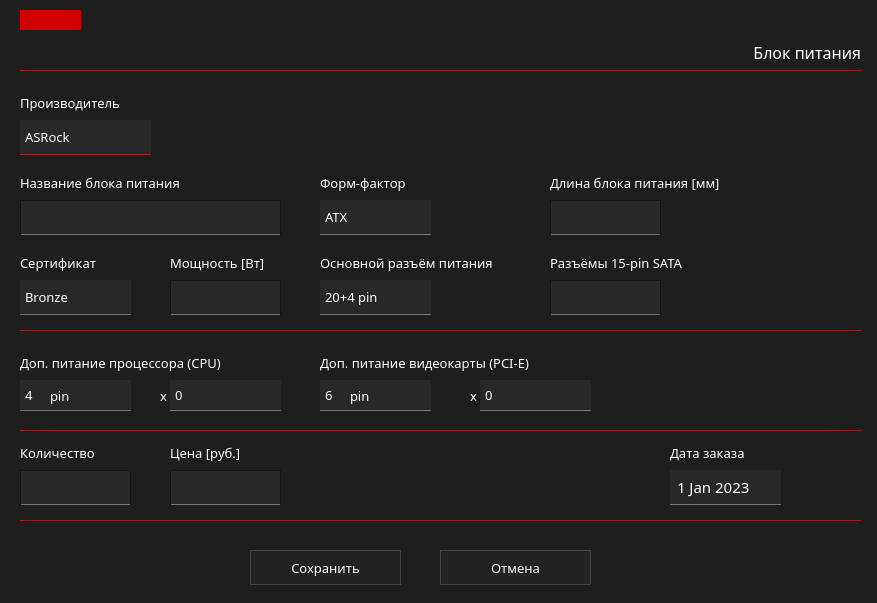
<?xml version="1.0" encoding="UTF-8"?>
<ui version="4.0">
 <class>addChPowerWidg</class>
 <widget class="QWidget" name="addChPowerWidg">
  <property name="geometry">
   <rect>
    <x>0</x>
    <y>0</y>
    <width>877</width>
    <height>603</height>
   </rect>
  </property>
  <property name="windowTitle">
   <string>Form</string>
  </property>
  <property name="windowIcon">
   <iconset>
    <normaloff>../../images/win_add_icon.png</normaloff>../../images/win_add_icon.png</iconset>
  </property>
  <property name="styleSheet">
   <string notr="true">QWidget
{
    background: rgb(30, 30, 30);
	color: white;
}
</string>
  </property>
  <widget class="QLabel" name="lbPinCpu">
   <property name="geometry">
    <rect>
     <x>20</x>
     <y>350</y>
     <width>281</width>
     <height>25</height>
    </rect>
   </property>
   <property name="font">
    <font>
     <family>Montserrat SemiBold</family>
     <pointsize>10</pointsize>
    </font>
   </property>
   <property name="styleSheet">
    <string notr="true">border:0px;</string>
   </property>
   <property name="text">
    <string>Доп. питание процессора (CPU)</string>
   </property>
  </widget>
  <widget class="QPushButton" name="btnSave">
   <property name="geometry">
    <rect>
     <x>250</x>
     <y>550</y>
     <width>151</width>
     <height>35</height>
    </rect>
   </property>
   <property name="font">
    <font>
     <family>Montserrat Medium</family>
     <pointsize>10</pointsize>
    </font>
   </property>
   <property name="styleSheet">
    <string notr="true">QPushButton{
	border:1px solid rgb(70,70,70);
	background-color: rgb(35,35,35);
	color: #fffafa;
}

QPushButton::hover
{
	border:1px;
	background-color: rgb(60,60,60);
	border-bottom: 1px solid rgb(0, 255, 8);
}
</string>
   </property>
   <property name="text">
    <string>Сохранить</string>
   </property>
  </widget>
  <widget class="QLineEdit" name="lePrice">
   <property name="geometry">
    <rect>
     <x>170</x>
     <y>470</y>
     <width>111</width>
     <height>35</height>
    </rect>
   </property>
   <property name="font">
    <font>
     <family>Montserrat Medium</family>
     <pointsize>10</pointsize>
    </font>
   </property>
   <property name="styleSheet">
    <string notr="true">QLineEdit{
	padding-left: 5px;
	border: 1px solid rgb(20,20,20);
	background-color: rgb(40,40,40);
	border-bottom: 1px solid  rgb(120,120,120);
	selection-background-color: rgb(105, 0, 0);
}

QLineEdit:hover{
	background-color: rgb(55,55,55);
	border-bottom: 1px solid  red;
}</string>
   </property>
   <property name="inputMask">
    <string/>
   </property>
  </widget>
  <widget class="QComboBox" name="cbCertificate">
   <property name="geometry">
    <rect>
     <x>20</x>
     <y>280</y>
     <width>111</width>
     <height>35</height>
    </rect>
   </property>
   <property name="font">
    <font>
     <family>Montserrat Medium</family>
     <pointsize>10</pointsize>
    </font>
   </property>
   <property name="styleSheet">
    <string notr="true">QComboBox{
	background-color: rgb(40,40,40);
	border: 1px;
	border-bottom: 1px solid rgb(120,120,120);
	padding-left: 5px;
	selection-background-color: rgb(105, 0, 0);
}

QComboBox QListView{
	border: 1px solid red;
	padding-left: 5px;
	selection-background-color: rgb(105, 0, 0);
}

QComboBox:hover{
	background-color: rgb(55,55,55);
	border-bottom: 1px solid red;
}

QComboBox::down-arrow:hover {
border-image: url(&quot;E:/pcconf/images/down-arrow.png&quot;);
width: 17px;
height: 17px;
margin-right: 5px;
}

QComboBox::drop-down{
border: 0px;
}

QComboBox::down-arrow {
border-image: url(&quot;E:/pcconf/images/down-arrow-gray.png&quot;);
width: 17px;
height: 17px;
margin-right: 5px;
}

QComboBox::down-arrow:on {
	border-image: url(&quot;E:/pcconf/images/up-arrow.png&quot;);
	width: 17px;
	height: 17px;
	margin-right: 5px;
}

QComboBox:on{
border: 2px solid rgb(100,0,0);
}

QComboBox QAbstractItemView {
	background: rgb(250, 250, 250);
	border-width: 1px;
	border-style: solid;
	border-color: rgb(235, 235, 235);
	selection-background-color: rgb(240, 240, 240);
	selection-color: rgb(25, 25, 25);
}
</string>
   </property>
   <property name="editable">
    <bool>false</bool>
   </property>
   <property name="iconSize">
    <size>
     <width>20</width>
     <height>20</height>
    </size>
   </property>
   <property name="duplicatesEnabled">
    <bool>false</bool>
   </property>
   <property name="frame">
    <bool>false</bool>
   </property>
   <property name="modelColumn">
    <number>0</number>
   </property>
   <item>
    <property name="text">
     <string>Bronze</string>
    </property>
   </item>
   <item>
    <property name="text">
     <string>Gold</string>
    </property>
   </item>
   <item>
    <property name="text">
     <string>Platinum</string>
    </property>
   </item>
   <item>
    <property name="text">
     <string>Silver</string>
    </property>
   </item>
   <item>
    <property name="text">
     <string>Standart</string>
    </property>
   </item>
   <item>
    <property name="text">
     <string>Titanium</string>
    </property>
   </item>
   <item>
    <property name="text">
     <string>нет</string>
    </property>
   </item>
  </widget>
  <widget class="QLabel" name="lbComplect">
   <property name="geometry">
    <rect>
     <x>690</x>
     <y>40</y>
     <width>171</width>
     <height>25</height>
    </rect>
   </property>
   <property name="font">
    <font>
     <family>Montserrat SemiBold</family>
     <pointsize>12</pointsize>
    </font>
   </property>
   <property name="styleSheet">
    <string notr="true">border:0px;</string>
   </property>
   <property name="text">
    <string>Блок питания</string>
   </property>
   <property name="alignment">
    <set>Qt::AlignRight|Qt::AlignTrailing|Qt::AlignVCenter</set>
   </property>
  </widget>
  <widget class="QLabel" name="lbPinMain">
   <property name="geometry">
    <rect>
     <x>320</x>
     <y>250</y>
     <width>201</width>
     <height>25</height>
    </rect>
   </property>
   <property name="font">
    <font>
     <family>Montserrat SemiBold</family>
     <pointsize>10</pointsize>
    </font>
   </property>
   <property name="styleSheet">
    <string notr="true">border:0px;</string>
   </property>
   <property name="text">
    <string>Основной разъём питания</string>
   </property>
  </widget>
  <widget class="QLabel" name="lbPinSata">
   <property name="geometry">
    <rect>
     <x>550</x>
     <y>250</y>
     <width>161</width>
     <height>25</height>
    </rect>
   </property>
   <property name="font">
    <font>
     <family>Montserrat SemiBold</family>
     <pointsize>10</pointsize>
    </font>
   </property>
   <property name="styleSheet">
    <string notr="true">border:0px;</string>
   </property>
   <property name="text">
    <string>Разъёмы 15-pin SATA</string>
   </property>
  </widget>
  <widget class="Line" name="line_2">
   <property name="geometry">
    <rect>
     <x>20</x>
     <y>330</y>
     <width>841</width>
     <height>20</height>
    </rect>
   </property>
   <property name="styleSheet">
    <string notr="true">border:0px;
border-top: 1px solid rgb(220, 0, 0);</string>
   </property>
   <property name="orientation">
    <enum>Qt::Horizontal</enum>
   </property>
  </widget>
  <widget class="Line" name="rectangle">
   <property name="geometry">
    <rect>
     <x>20</x>
     <y>10</y>
     <width>61</width>
     <height>20</height>
    </rect>
   </property>
   <property name="styleSheet">
    <string notr="true">background-color: rgb(210, 0, 0);
border: 1px solid rgb(210, 0, 0);</string>
   </property>
   <property name="orientation">
    <enum>Qt::Horizontal</enum>
   </property>
  </widget>
  <widget class="QComboBox" name="cbPinCpu">
   <property name="geometry">
    <rect>
     <x>20</x>
     <y>380</y>
     <width>111</width>
     <height>31</height>
    </rect>
   </property>
   <property name="font">
    <font>
     <family>Montserrat Medium</family>
     <pointsize>10</pointsize>
    </font>
   </property>
   <property name="styleSheet">
    <string notr="true">QComboBox{
	background-color: rgb(40,40,40);
	border: 1px;
	border-bottom: 1px solid rgb(120,120,120);
	padding-left: 5px;
	selection-background-color: rgb(105, 0, 0);
}

QComboBox QListView{
	border: 1px solid red;
	padding-left: 5px;
	selection-background-color: rgb(105, 0, 0);
}

QComboBox:hover{
	background-color: rgb(55,55,55);
	border-bottom: 1px solid red;
}

QComboBox::down-arrow:hover {
border-image: url(&quot;E:/pcconf/images/down-arrow.png&quot;);
width: 17px;
height: 17px;
margin-right: 5px;
}

QComboBox::drop-down{
border: 0px;
}

QComboBox::down-arrow {
border-image: url(&quot;E:/pcconf/images/down-arrow-gray.png&quot;);
width: 17px;
height: 17px;
margin-right: 5px;
}

QComboBox::down-arrow:on {
	border-image: url(&quot;E:/pcconf/images/up-arrow.png&quot;);
	width: 17px;
	height: 17px;
	margin-right: 5px;
}

QComboBox:on{
border: 2px solid rgb(100,0,0);
}

QComboBox QAbstractItemView {
	background: rgb(250, 250, 250);
	border-width: 1px;
	border-style: solid;
	border-color: rgb(235, 235, 235);
	selection-background-color: rgb(240, 240, 240);
	selection-color: rgb(25, 25, 25);
}
</string>
   </property>
   <property name="editable">
    <bool>false</bool>
   </property>
   <property name="iconSize">
    <size>
     <width>20</width>
     <height>20</height>
    </size>
   </property>
   <property name="duplicatesEnabled">
    <bool>false</bool>
   </property>
   <property name="frame">
    <bool>false</bool>
   </property>
   <property name="modelColumn">
    <number>0</number>
   </property>
   <item>
    <property name="text">
     <string>4</string>
    </property>
   </item>
   <item>
    <property name="text">
     <string>8</string>
    </property>
   </item>
   <item>
    <property name="text">
     <string>12</string>
    </property>
   </item>
   <item>
    <property name="text">
     <string>16</string>
    </property>
   </item>
   <item>
    <property name="text">
     <string>0</string>
    </property>
   </item>
  </widget>
  <widget class="QLineEdit" name="leFullName">
   <property name="geometry">
    <rect>
     <x>20</x>
     <y>200</y>
     <width>261</width>
     <height>35</height>
    </rect>
   </property>
   <property name="font">
    <font>
     <family>Montserrat Medium</family>
     <pointsize>10</pointsize>
    </font>
   </property>
   <property name="styleSheet">
    <string notr="true">QLineEdit{
	padding-left: 5px;
	border: 1px solid rgb(20,20,20);
	background-color: rgb(40,40,40);
	border-bottom: 1px solid  rgb(120,120,120);
	selection-background-color: rgb(105, 0, 0);
}

QLineEdit:hover{
	background-color: rgb(55,55,55);
	border-bottom: 1px solid  red;
}</string>
   </property>
  </widget>
  <widget class="QComboBox" name="cbProizv">
   <property name="geometry">
    <rect>
     <x>20</x>
     <y>120</y>
     <width>131</width>
     <height>35</height>
    </rect>
   </property>
   <property name="font">
    <font>
     <family>Montserrat Medium</family>
     <pointsize>10</pointsize>
    </font>
   </property>
   <property name="styleSheet">
    <string notr="true">QComboBox{
	background-color: rgb(40,40,40);
	border: 1px;
	border-bottom: 1px solid red;
	padding-left: 5px;
	selection-background-color: rgb(105, 0, 0);
}

QComboBox QListView{
	border: 1px solid red;
	padding-left: 5px;
	selection-background-color: rgb(105, 0, 0);
}

QComboBox:hover{
	background-color: rgb(55,55,55);
}

QComboBox::drop-down{
border: 0px;
}

QComboBox::down-arrow {
border-image: url(&quot;E:/pcconf/images/down-arrow.png&quot;);
width: 17px;
height: 17px;
margin-right: 5px;
}

QComboBox::down-arrow:on {
	border-image: url(&quot;E:/pcconf/images/up-arrow.png&quot;);
	width: 17px;
	height: 17px;
	margin-right: 5px;
}

QComboBox:on{
border: 2px solid rgb(100,0,0);
}

QComboBox QAbstractItemView {
	background: rgb(250, 250, 250);
	border-width: 1px;
	border-style: solid;
	border-color: rgb(235, 235, 235);
	selection-background-color: rgb(240, 240, 240);
	selection-color: rgb(25, 25, 25);
}
</string>
   </property>
   <property name="editable">
    <bool>false</bool>
   </property>
   <property name="iconSize">
    <size>
     <width>20</width>
     <height>20</height>
    </size>
   </property>
   <property name="duplicatesEnabled">
    <bool>false</bool>
   </property>
   <property name="frame">
    <bool>false</bool>
   </property>
   <property name="modelColumn">
    <number>0</number>
   </property>
   <item>
    <property name="text">
     <string>ASRock</string>
    </property>
   </item>
   <item>
    <property name="text">
     <string>Biostar</string>
    </property>
   </item>
  </widget>
  <widget class="QLabel" name="lbProcProizv">
   <property name="geometry">
    <rect>
     <x>20</x>
     <y>90</y>
     <width>111</width>
     <height>25</height>
    </rect>
   </property>
   <property name="font">
    <font>
     <family>Montserrat SemiBold</family>
     <pointsize>10</pointsize>
    </font>
   </property>
   <property name="styleSheet">
    <string notr="true">border:0px;</string>
   </property>
   <property name="text">
    <string>Производитель</string>
   </property>
  </widget>
  <widget class="QLabel" name="lbFullName">
   <property name="geometry">
    <rect>
     <x>20</x>
     <y>170</y>
     <width>231</width>
     <height>25</height>
    </rect>
   </property>
   <property name="font">
    <font>
     <family>Montserrat SemiBold</family>
     <pointsize>10</pointsize>
    </font>
   </property>
   <property name="styleSheet">
    <string notr="true"/>
   </property>
   <property name="text">
    <string>Название блока питания</string>
   </property>
  </widget>
  <widget class="QLabel" name="lbPinVideo">
   <property name="geometry">
    <rect>
     <x>320</x>
     <y>350</y>
     <width>271</width>
     <height>25</height>
    </rect>
   </property>
   <property name="font">
    <font>
     <family>Montserrat SemiBold</family>
     <pointsize>10</pointsize>
    </font>
   </property>
   <property name="styleSheet">
    <string notr="true">border:0px;</string>
   </property>
   <property name="text">
    <string>Доп. питание видеокарты (PCI-E)</string>
   </property>
  </widget>
  <widget class="QLabel" name="lbPower">
   <property name="geometry">
    <rect>
     <x>170</x>
     <y>250</y>
     <width>121</width>
     <height>25</height>
    </rect>
   </property>
   <property name="font">
    <font>
     <family>Montserrat SemiBold</family>
     <pointsize>10</pointsize>
    </font>
   </property>
   <property name="styleSheet">
    <string notr="true">border:0px;</string>
   </property>
   <property name="text">
    <string>Мощность [Вт]</string>
   </property>
  </widget>
  <widget class="QLabel" name="lbPrice">
   <property name="geometry">
    <rect>
     <x>170</x>
     <y>440</y>
     <width>111</width>
     <height>25</height>
    </rect>
   </property>
   <property name="font">
    <font>
     <family>Montserrat SemiBold</family>
     <pointsize>10</pointsize>
    </font>
   </property>
   <property name="styleSheet">
    <string notr="true">border:0px;</string>
   </property>
   <property name="text">
    <string>Цена [руб.]</string>
   </property>
  </widget>
  <widget class="QPushButton" name="btnCancel">
   <property name="geometry">
    <rect>
     <x>440</x>
     <y>550</y>
     <width>151</width>
     <height>35</height>
    </rect>
   </property>
   <property name="font">
    <font>
     <family>Montserrat Medium</family>
     <pointsize>10</pointsize>
    </font>
   </property>
   <property name="styleSheet">
    <string notr="true">QPushButton{
	border:1px solid rgb(70,70,70);
	background-color: rgb(35,35,35);
	color: #fffafa;
}

QPushButton::hover
{
	border:1px;
	background-color: rgb(60,60,60);
	border-color: rgb(40,40,40);
	border-bottom: 1px solid  red;
	color: red;
}
</string>
   </property>
   <property name="text">
    <string>Отмена</string>
   </property>
   <property name="autoDefault">
    <bool>false</bool>
   </property>
   <property name="default">
    <bool>false</bool>
   </property>
   <property name="flat">
    <bool>false</bool>
   </property>
  </widget>
  <widget class="QDateEdit" name="dateEdit">
   <property name="geometry">
    <rect>
     <x>670</x>
     <y>470</y>
     <width>111</width>
     <height>35</height>
    </rect>
   </property>
   <property name="font">
    <font>
     <family>Montserrat Medium</family>
     <pointsize>11</pointsize>
    </font>
   </property>
   <property name="styleSheet">
    <string notr="true">QDateEdit{
	background-color: rgb(40,40,40);
	border: 1px;
	border-bottom: 1px solid rgb(120,120,120);
	padding-left: 5px;
}
QDateEdit:hover{
	background-color: rgb(55,55,55);
	border-bottom: 1px solid red;
}
QDateEdit::drop-down{
	border: 0px;
}

QDateEdit::down-arrow {
	border-image: url(&quot;E:/pcconf/images/down-arrow-gray.png&quot;);
	width: 17px;
	height: 17px;
	margin-right: 5px;
}

QDateEdit::down-arrow:on {
	border-image: url(&quot;E:/pcconf/images/up-arrow-gray.png&quot;);
	width: 17px;
	height: 17px;
	margin-right: 5px;
	border: 2px solid rgb(100,0,0)
}

QDateEdit:on{
	border: 2px solid rgb(100,0,0);
}

QDateEdit::up-arrow {
	border-image: url(&quot;E:/pcconf/images/up-arrow-gray.png&quot;);
	width: 17px;
	height: 17px;
	margin-right: 5px;
}

QCalendarWidget QWidget#qt_calendar_navigationbar { background-color: rgb(40,40,40); }
QCalendarWidget QToolButton {
    background: transparent;
	border: none;
	width: 70px;
	height: 25px;
	color: rgb(220,220,220);
	font-size: 14px;
	icon-size: 30px, 30px;
}

QToolButton#qt_calendar_prevmonth {
    background: rgb(45,45,45);
    border: none;
    width: 30px;
	height: 25px;
    qproperty-icon:  url(&quot;E:/pcconf/images/left-arrow.png&quot;);
	icon-size: 20px, 20px;
	border-bottom: 1px solid red;
}
QToolButton#qt_calendar_nextmonth {
    background: rgb(35,35,35);
    border: none;
    width: 30px;
	height: 25px;
    qproperty-icon:  url(&quot;E:/pcconf/images/right-arrow.png&quot;);
	icon-size: 20px, 20px;
	border-bottom: 1px solid red;
}

QCalendarWidget QMenu {
	width: 100px;
	left: 10px;
	color: white;
	font-size: 14px;
	background-color: rgb(80, 80, 80);
	selection-color: rgb(220,0,0);
}

QCalendarWidget QSpinBox { 
	width: 45px; 
	font-size:14px; 
	color: white; 
    background: transparent;
	selection-background-color: rgb(105, 0, 0);
	selection-color: rgb(255, 255, 255);
}
QCalendarWidget QSpinBox::up-button { subcontrol-origin: border;  subcontrol-position: top right;  width:15px; height: 15px; border:1px solid rgb(30,30,30); }
QCalendarWidget QSpinBox::down-button { subcontrol-origin: border; subcontrol-position: bottom right;  width:15px;  height: 15px; border:1px solid rgb(30,30,30);}
QCalendarWidget QSpinBox::up-arrow { border-image: url(&quot;E:/pcconf/images/up-arrow.png&quot;); }
QCalendarWidget QSpinBox::down-arrow { border-image: url(&quot;E:/pcconf/images/down-arrow.png&quot;);}
 
/* header row */
QCalendarWidget QWidget { alternate-background-color: rgb(50, 50, 50);  border-bottom: 1px solid red; }
 
/* normal days */
QCalendarWidget QAbstractItemView:enabled 
{
	font-size:12px;  
	color: rgb(180, 180, 180);  
	background-color: rgb(15, 15, 15);  
	selection-background-color: rgb(64, 64, 64); 
	selection-color: rgb(0, 255, 0); 
	selection-border-color: red;
	height: 30px;
}
 
/* days in other months */
QCalendarWidget QAbstractItemView:disabled { color: rgb(80, 80, 80); }</string>
   </property>
   <property name="showGroupSeparator" stdset="0">
    <bool>true</bool>
   </property>
   <property name="minimumDateTime">
    <datetime>
     <hour>0</hour>
     <minute>0</minute>
     <second>0</second>
     <year>2023</year>
     <month>1</month>
     <day>1</day>
    </datetime>
   </property>
   <property name="maximumDate">
    <date>
     <year>2030</year>
     <month>12</month>
     <day>31</day>
    </date>
   </property>
   <property name="calendarPopup">
    <bool>true</bool>
   </property>
   <property name="date">
    <date>
     <year>2023</year>
     <month>1</month>
     <day>1</day>
    </date>
   </property>
  </widget>
  <widget class="Line" name="line_3">
   <property name="geometry">
    <rect>
     <x>20</x>
     <y>430</y>
     <width>841</width>
     <height>20</height>
    </rect>
   </property>
   <property name="styleSheet">
    <string notr="true">border:0px;
border-top: 1px solid rgb(220, 0, 0);</string>
   </property>
   <property name="orientation">
    <enum>Qt::Horizontal</enum>
   </property>
  </widget>
  <widget class="Line" name="line">
   <property name="geometry">
    <rect>
     <x>20</x>
     <y>70</y>
     <width>841</width>
     <height>20</height>
    </rect>
   </property>
   <property name="styleSheet">
    <string notr="true">border:0px;
border-top: 1px solid rgb(220, 0, 0);</string>
   </property>
   <property name="orientation">
    <enum>Qt::Horizontal</enum>
   </property>
  </widget>
  <widget class="QLabel" name="lbCertificate">
   <property name="geometry">
    <rect>
     <x>20</x>
     <y>250</y>
     <width>111</width>
     <height>25</height>
    </rect>
   </property>
   <property name="font">
    <font>
     <family>Montserrat SemiBold</family>
     <pointsize>10</pointsize>
    </font>
   </property>
   <property name="styleSheet">
    <string notr="true">border:0px;</string>
   </property>
   <property name="text">
    <string>Сертификат</string>
   </property>
  </widget>
  <widget class="QLineEdit" name="leKol">
   <property name="geometry">
    <rect>
     <x>20</x>
     <y>470</y>
     <width>111</width>
     <height>35</height>
    </rect>
   </property>
   <property name="font">
    <font>
     <family>Montserrat Medium</family>
     <pointsize>10</pointsize>
    </font>
   </property>
   <property name="styleSheet">
    <string notr="true">QLineEdit{
	padding-left: 5px;
	border: 1px solid rgb(20,20,20);
	background-color: rgb(40,40,40);
	border-bottom: 1px solid  rgb(120,120,120);
	selection-background-color: rgb(105, 0, 0);
}

QLineEdit:hover{
	background-color: rgb(55,55,55);
	border-bottom: 1px solid  red;
}</string>
   </property>
   <property name="inputMask">
    <string/>
   </property>
  </widget>
  <widget class="Line" name="line_4">
   <property name="geometry">
    <rect>
     <x>20</x>
     <y>520</y>
     <width>841</width>
     <height>20</height>
    </rect>
   </property>
   <property name="styleSheet">
    <string notr="true">border:0px;
border-top: 1px solid rgb(220, 0, 0);</string>
   </property>
   <property name="orientation">
    <enum>Qt::Horizontal</enum>
   </property>
  </widget>
  <widget class="QLabel" name="lbDate">
   <property name="geometry">
    <rect>
     <x>670</x>
     <y>440</y>
     <width>111</width>
     <height>25</height>
    </rect>
   </property>
   <property name="font">
    <font>
     <family>Montserrat SemiBold</family>
     <pointsize>10</pointsize>
    </font>
   </property>
   <property name="styleSheet">
    <string notr="true">border:0px;</string>
   </property>
   <property name="text">
    <string>Дата заказа</string>
   </property>
  </widget>
  <widget class="QLabel" name="lbKol">
   <property name="geometry">
    <rect>
     <x>20</x>
     <y>440</y>
     <width>111</width>
     <height>25</height>
    </rect>
   </property>
   <property name="font">
    <font>
     <family>Montserrat SemiBold</family>
     <pointsize>10</pointsize>
    </font>
   </property>
   <property name="styleSheet">
    <string notr="true">border:0px;</string>
   </property>
   <property name="text">
    <string>Количество</string>
   </property>
  </widget>
  <widget class="QLineEdit" name="lePower">
   <property name="geometry">
    <rect>
     <x>170</x>
     <y>280</y>
     <width>111</width>
     <height>35</height>
    </rect>
   </property>
   <property name="font">
    <font>
     <family>Montserrat Medium</family>
     <pointsize>10</pointsize>
    </font>
   </property>
   <property name="styleSheet">
    <string notr="true">QLineEdit{
	padding-left: 5px;
	border: 1px solid rgb(20,20,20);
	background-color: rgb(40,40,40);
	border-bottom: 1px solid  rgb(120,120,120);
	selection-background-color: rgb(105, 0, 0);
}

QLineEdit:hover{
	background-color: rgb(55,55,55);
	border-bottom: 1px solid  red;
}</string>
   </property>
   <property name="inputMask">
    <string/>
   </property>
  </widget>
  <widget class="QLabel" name="lbFPower">
   <property name="geometry">
    <rect>
     <x>320</x>
     <y>170</y>
     <width>111</width>
     <height>25</height>
    </rect>
   </property>
   <property name="font">
    <font>
     <family>Montserrat SemiBold</family>
     <pointsize>10</pointsize>
    </font>
   </property>
   <property name="styleSheet">
    <string notr="true">border:0px;</string>
   </property>
   <property name="text">
    <string>Форм-фактор</string>
   </property>
  </widget>
  <widget class="QComboBox" name="cbFPower">
   <property name="geometry">
    <rect>
     <x>320</x>
     <y>200</y>
     <width>111</width>
     <height>35</height>
    </rect>
   </property>
   <property name="font">
    <font>
     <family>Montserrat Medium</family>
     <pointsize>10</pointsize>
    </font>
   </property>
   <property name="styleSheet">
    <string notr="true">QComboBox{
	background-color: rgb(40,40,40);
	border: 1px;
	border-bottom: 1px solid rgb(120,120,120);
	padding-left: 5px;
	selection-background-color: rgb(105, 0, 0);
}

QComboBox QListView{
	border: 1px solid red;
	padding-left: 5px;
	selection-background-color: rgb(105, 0, 0);
}

QComboBox:hover{
	background-color: rgb(55,55,55);
	border-bottom: 1px solid red;
}

QComboBox::down-arrow:hover {
border-image: url(&quot;E:/pcconf/images/down-arrow.png&quot;);
width: 17px;
height: 17px;
margin-right: 5px;
}

QComboBox::drop-down{
border: 0px;
}

QComboBox::down-arrow {
border-image: url(&quot;E:/pcconf/images/down-arrow-gray.png&quot;);
width: 17px;
height: 17px;
margin-right: 5px;
}

QComboBox::down-arrow:on {
	border-image: url(&quot;E:/pcconf/images/up-arrow.png&quot;);
	width: 17px;
	height: 17px;
	margin-right: 5px;
}

QComboBox:on{
border: 2px solid rgb(100,0,0);
}

QComboBox QAbstractItemView {
	background: rgb(250, 250, 250);
	border-width: 1px;
	border-style: solid;
	border-color: rgb(235, 235, 235);
	selection-background-color: rgb(240, 240, 240);
	selection-color: rgb(25, 25, 25);
}
</string>
   </property>
   <property name="editable">
    <bool>false</bool>
   </property>
   <property name="iconSize">
    <size>
     <width>20</width>
     <height>20</height>
    </size>
   </property>
   <property name="duplicatesEnabled">
    <bool>false</bool>
   </property>
   <property name="frame">
    <bool>false</bool>
   </property>
   <property name="modelColumn">
    <number>0</number>
   </property>
   <item>
    <property name="text">
     <string>ATX</string>
    </property>
   </item>
   <item>
    <property name="text">
     <string>FlexATX</string>
    </property>
   </item>
   <item>
    <property name="text">
     <string>Pico-Psu</string>
    </property>
   </item>
   <item>
    <property name="text">
     <string>SFX</string>
    </property>
   </item>
   <item>
    <property name="text">
     <string>TFX</string>
    </property>
   </item>
  </widget>
  <widget class="QLineEdit" name="lePinSata">
   <property name="geometry">
    <rect>
     <x>550</x>
     <y>280</y>
     <width>111</width>
     <height>35</height>
    </rect>
   </property>
   <property name="font">
    <font>
     <family>Montserrat Medium</family>
     <pointsize>10</pointsize>
    </font>
   </property>
   <property name="styleSheet">
    <string notr="true">QLineEdit{
	padding-left: 5px;
	border: 1px solid rgb(20,20,20);
	background-color: rgb(40,40,40);
	border-bottom: 1px solid  rgb(120,120,120);
	selection-background-color: rgb(105, 0, 0);
}

QLineEdit:hover{
	background-color: rgb(55,55,55);
	border-bottom: 1px solid  red;
}</string>
   </property>
   <property name="inputMask">
    <string/>
   </property>
  </widget>
  <widget class="QComboBox" name="cbPinMain">
   <property name="geometry">
    <rect>
     <x>320</x>
     <y>280</y>
     <width>111</width>
     <height>35</height>
    </rect>
   </property>
   <property name="font">
    <font>
     <family>Montserrat Medium</family>
     <pointsize>10</pointsize>
    </font>
   </property>
   <property name="styleSheet">
    <string notr="true">QComboBox{
	background-color: rgb(40,40,40);
	border: 1px;
	border-bottom: 1px solid rgb(120,120,120);
	padding-left: 5px;
	selection-background-color: rgb(105, 0, 0);
}

QComboBox QListView{
	border: 1px solid red;
	padding-left: 5px;
	selection-background-color: rgb(105, 0, 0);
}

QComboBox:hover{
	background-color: rgb(55,55,55);
	border-bottom: 1px solid red;
}

QComboBox::down-arrow:hover {
border-image: url(&quot;E:/pcconf/images/down-arrow.png&quot;);
width: 17px;
height: 17px;
margin-right: 5px;
}

QComboBox::drop-down{
border: 0px;
}

QComboBox::down-arrow {
border-image: url(&quot;E:/pcconf/images/down-arrow-gray.png&quot;);
width: 17px;
height: 17px;
margin-right: 5px;
}

QComboBox::down-arrow:on {
	border-image: url(&quot;E:/pcconf/images/up-arrow.png&quot;);
	width: 17px;
	height: 17px;
	margin-right: 5px;
}

QComboBox:on{
border: 2px solid rgb(100,0,0);
}

QComboBox QAbstractItemView {
	background: rgb(250, 250, 250);
	border-width: 1px;
	border-style: solid;
	border-color: rgb(235, 235, 235);
	selection-background-color: rgb(240, 240, 240);
	selection-color: rgb(25, 25, 25);
}
</string>
   </property>
   <property name="editable">
    <bool>false</bool>
   </property>
   <property name="iconSize">
    <size>
     <width>20</width>
     <height>20</height>
    </size>
   </property>
   <property name="duplicatesEnabled">
    <bool>false</bool>
   </property>
   <property name="frame">
    <bool>false</bool>
   </property>
   <property name="modelColumn">
    <number>0</number>
   </property>
   <item>
    <property name="text">
     <string>20+4 pin</string>
    </property>
   </item>
  </widget>
  <widget class="QLabel" name="lbLenPower">
   <property name="geometry">
    <rect>
     <x>550</x>
     <y>170</y>
     <width>201</width>
     <height>25</height>
    </rect>
   </property>
   <property name="font">
    <font>
     <family>Montserrat SemiBold</family>
     <pointsize>10</pointsize>
    </font>
   </property>
   <property name="styleSheet">
    <string notr="true">border:0px;</string>
   </property>
   <property name="text">
    <string>Длина блока питания [мм]</string>
   </property>
  </widget>
  <widget class="QLineEdit" name="leLenPower">
   <property name="geometry">
    <rect>
     <x>550</x>
     <y>200</y>
     <width>111</width>
     <height>35</height>
    </rect>
   </property>
   <property name="font">
    <font>
     <family>Montserrat Medium</family>
     <pointsize>10</pointsize>
    </font>
   </property>
   <property name="styleSheet">
    <string notr="true">QLineEdit{
	padding-left: 5px;
	border: 1px solid rgb(20,20,20);
	background-color: rgb(40,40,40);
	border-bottom: 1px solid  rgb(120,120,120);
	selection-background-color: rgb(105, 0, 0);
}

QLineEdit:hover{
	background-color: rgb(55,55,55);
	border-bottom: 1px solid  red;
}</string>
   </property>
   <property name="inputMask">
    <string/>
   </property>
  </widget>
  <widget class="QComboBox" name="cbPinCpuKol">
   <property name="geometry">
    <rect>
     <x>170</x>
     <y>380</y>
     <width>111</width>
     <height>31</height>
    </rect>
   </property>
   <property name="font">
    <font>
     <family>Montserrat Medium</family>
     <pointsize>10</pointsize>
    </font>
   </property>
   <property name="styleSheet">
    <string notr="true">QComboBox{
	background-color: rgb(40,40,40);
	border: 1px;
	border-bottom: 1px solid rgb(120,120,120);
	padding-left: 5px;
	selection-background-color: rgb(105, 0, 0);
}

QComboBox QListView{
	border: 1px solid red;
	padding-left: 5px;
	selection-background-color: rgb(105, 0, 0);
}

QComboBox:hover{
	background-color: rgb(55,55,55);
	border-bottom: 1px solid red;
}

QComboBox::down-arrow:hover {
border-image: url(&quot;E:/pcconf/images/down-arrow.png&quot;);
width: 17px;
height: 17px;
margin-right: 5px;
}

QComboBox::drop-down{
border: 0px;
}

QComboBox::down-arrow {
border-image: url(&quot;E:/pcconf/images/down-arrow-gray.png&quot;);
width: 17px;
height: 17px;
margin-right: 5px;
}

QComboBox::down-arrow:on {
	border-image: url(&quot;E:/pcconf/images/up-arrow.png&quot;);
	width: 17px;
	height: 17px;
	margin-right: 5px;
}

QComboBox:on{
border: 2px solid rgb(100,0,0);
}

QComboBox QAbstractItemView {
	background: rgb(250, 250, 250);
	border-width: 1px;
	border-style: solid;
	border-color: rgb(235, 235, 235);
	selection-background-color: rgb(240, 240, 240);
	selection-color: rgb(25, 25, 25);
}
</string>
   </property>
   <property name="editable">
    <bool>false</bool>
   </property>
   <property name="iconSize">
    <size>
     <width>20</width>
     <height>20</height>
    </size>
   </property>
   <property name="duplicatesEnabled">
    <bool>false</bool>
   </property>
   <property name="frame">
    <bool>false</bool>
   </property>
   <property name="modelColumn">
    <number>0</number>
   </property>
   <item>
    <property name="text">
     <string>0</string>
    </property>
   </item>
   <item>
    <property name="text">
     <string>1</string>
    </property>
   </item>
   <item>
    <property name="text">
     <string>2</string>
    </property>
   </item>
   <item>
    <property name="text">
     <string>3</string>
    </property>
   </item>
   <item>
    <property name="text">
     <string>4</string>
    </property>
   </item>
   <item>
    <property name="text">
     <string>5</string>
    </property>
   </item>
   <item>
    <property name="text">
     <string>6</string>
    </property>
   </item>
   <item>
    <property name="text">
     <string>7</string>
    </property>
   </item>
   <item>
    <property name="text">
     <string>8</string>
    </property>
   </item>
   <item>
    <property name="text">
     <string>9</string>
    </property>
   </item>
   <item>
    <property name="text">
     <string>10</string>
    </property>
   </item>
  </widget>
  <widget class="QComboBox" name="cbPinVideoKol">
   <property name="geometry">
    <rect>
     <x>480</x>
     <y>380</y>
     <width>111</width>
     <height>31</height>
    </rect>
   </property>
   <property name="font">
    <font>
     <family>Montserrat Medium</family>
     <pointsize>10</pointsize>
    </font>
   </property>
   <property name="styleSheet">
    <string notr="true">QComboBox{
	background-color: rgb(40,40,40);
	border: 1px;
	border-bottom: 1px solid rgb(120,120,120);
	padding-left: 5px;
	selection-background-color: rgb(105, 0, 0);
}

QComboBox QListView{
	border: 1px solid red;
	padding-left: 5px;
	selection-background-color: rgb(105, 0, 0);
}

QComboBox:hover{
	background-color: rgb(55,55,55);
	border-bottom: 1px solid red;
}

QComboBox::down-arrow:hover {
border-image: url(&quot;E:/pcconf/images/down-arrow.png&quot;);
width: 17px;
height: 17px;
margin-right: 5px;
}

QComboBox::drop-down{
border: 0px;
}

QComboBox::down-arrow {
border-image: url(&quot;E:/pcconf/images/down-arrow-gray.png&quot;);
width: 17px;
height: 17px;
margin-right: 5px;
}

QComboBox::down-arrow:on {
	border-image: url(&quot;E:/pcconf/images/up-arrow.png&quot;);
	width: 17px;
	height: 17px;
	margin-right: 5px;
}

QComboBox:on{
border: 2px solid rgb(100,0,0);
}

QComboBox QAbstractItemView {
	background: rgb(250, 250, 250);
	border-width: 1px;
	border-style: solid;
	border-color: rgb(235, 235, 235);
	selection-background-color: rgb(240, 240, 240);
	selection-color: rgb(25, 25, 25);
}
</string>
   </property>
   <property name="editable">
    <bool>false</bool>
   </property>
   <property name="iconSize">
    <size>
     <width>20</width>
     <height>20</height>
    </size>
   </property>
   <property name="duplicatesEnabled">
    <bool>false</bool>
   </property>
   <property name="frame">
    <bool>false</bool>
   </property>
   <property name="modelColumn">
    <number>0</number>
   </property>
   <item>
    <property name="text">
     <string>0</string>
    </property>
   </item>
   <item>
    <property name="text">
     <string>1</string>
    </property>
   </item>
   <item>
    <property name="text">
     <string>2</string>
    </property>
   </item>
   <item>
    <property name="text">
     <string>3</string>
    </property>
   </item>
   <item>
    <property name="text">
     <string>4</string>
    </property>
   </item>
   <item>
    <property name="text">
     <string>5</string>
    </property>
   </item>
   <item>
    <property name="text">
     <string>6</string>
    </property>
   </item>
   <item>
    <property name="text">
     <string>7</string>
    </property>
   </item>
   <item>
    <property name="text">
     <string>8</string>
    </property>
   </item>
   <item>
    <property name="text">
     <string>9</string>
    </property>
   </item>
   <item>
    <property name="text">
     <string>10</string>
    </property>
   </item>
   <item>
    <property name="text">
     <string>16</string>
    </property>
   </item>
  </widget>
  <widget class="QComboBox" name="cbPinVideo">
   <property name="geometry">
    <rect>
     <x>320</x>
     <y>380</y>
     <width>111</width>
     <height>31</height>
    </rect>
   </property>
   <property name="font">
    <font>
     <family>Montserrat Medium</family>
     <pointsize>10</pointsize>
    </font>
   </property>
   <property name="styleSheet">
    <string notr="true">QComboBox{
	background-color: rgb(40,40,40);
	border: 1px;
	border-bottom: 1px solid rgb(120,120,120);
	padding-left: 5px;
	selection-background-color: rgb(105, 0, 0);
}

QComboBox QListView{
	border: 1px solid red;
	padding-left: 5px;
	selection-background-color: rgb(105, 0, 0);
}

QComboBox:hover{
	background-color: rgb(55,55,55);
	border-bottom: 1px solid red;
}

QComboBox::down-arrow:hover {
border-image: url(&quot;E:/pcconf/images/down-arrow.png&quot;);
width: 17px;
height: 17px;
margin-right: 5px;
}

QComboBox::drop-down{
border: 0px;
}

QComboBox::down-arrow {
border-image: url(&quot;E:/pcconf/images/down-arrow-gray.png&quot;);
width: 17px;
height: 17px;
margin-right: 5px;
}

QComboBox::down-arrow:on {
	border-image: url(&quot;E:/pcconf/images/up-arrow.png&quot;);
	width: 17px;
	height: 17px;
	margin-right: 5px;
}

QComboBox:on{
border: 2px solid rgb(100,0,0);
}

QComboBox QAbstractItemView {
	background: rgb(250, 250, 250);
	border-width: 1px;
	border-style: solid;
	border-color: rgb(235, 235, 235);
	selection-background-color: rgb(240, 240, 240);
	selection-color: rgb(25, 25, 25);
}
</string>
   </property>
   <property name="editable">
    <bool>false</bool>
   </property>
   <property name="iconSize">
    <size>
     <width>20</width>
     <height>20</height>
    </size>
   </property>
   <property name="duplicatesEnabled">
    <bool>false</bool>
   </property>
   <property name="frame">
    <bool>false</bool>
   </property>
   <property name="modelColumn">
    <number>0</number>
   </property>
   <item>
    <property name="text">
     <string>6</string>
    </property>
   </item>
   <item>
    <property name="text">
     <string>8</string>
    </property>
   </item>
   <item>
    <property name="text">
     <string>16</string>
    </property>
   </item>
   <item>
    <property name="text">
     <string>0</string>
    </property>
   </item>
  </widget>
  <widget class="QLabel" name="lbPinX1">
   <property name="geometry">
    <rect>
     <x>470</x>
     <y>380</y>
     <width>16</width>
     <height>31</height>
    </rect>
   </property>
   <property name="font">
    <font>
     <family>Montserrat SemiBold</family>
     <pointsize>10</pointsize>
    </font>
   </property>
   <property name="styleSheet">
    <string notr="true">border:0px;</string>
   </property>
   <property name="text">
    <string>x</string>
   </property>
  </widget>
  <widget class="QLabel" name="lbPinX2">
   <property name="geometry">
    <rect>
     <x>160</x>
     <y>380</y>
     <width>16</width>
     <height>31</height>
    </rect>
   </property>
   <property name="font">
    <font>
     <family>Montserrat SemiBold</family>
     <pointsize>10</pointsize>
    </font>
   </property>
   <property name="styleSheet">
    <string notr="true">border:0px;</string>
   </property>
   <property name="text">
    <string>x</string>
   </property>
  </widget>
  <widget class="QLabel" name="lbPin2">
   <property name="geometry">
    <rect>
     <x>50</x>
     <y>380</y>
     <width>31</width>
     <height>31</height>
    </rect>
   </property>
   <property name="font">
    <font>
     <family>Montserrat SemiBold</family>
     <pointsize>10</pointsize>
    </font>
   </property>
   <property name="styleSheet">
    <string notr="true">border:0px;
background:transparent;</string>
   </property>
   <property name="text">
    <string>pin</string>
   </property>
  </widget>
  <widget class="QLabel" name="lbPin1">
   <property name="geometry">
    <rect>
     <x>350</x>
     <y>380</y>
     <width>31</width>
     <height>31</height>
    </rect>
   </property>
   <property name="font">
    <font>
     <family>Montserrat SemiBold</family>
     <pointsize>10</pointsize>
    </font>
   </property>
   <property name="styleSheet">
    <string notr="true">border:0px;
background:transparent;</string>
   </property>
   <property name="text">
    <string>pin</string>
   </property>
  </widget>
  <zorder>lbPinX2</zorder>
  <zorder>lbPinX1</zorder>
  <zorder>line_3</zorder>
  <zorder>lbPinCpu</zorder>
  <zorder>btnSave</zorder>
  <zorder>lePrice</zorder>
  <zorder>cbCertificate</zorder>
  <zorder>lbComplect</zorder>
  <zorder>lbPinMain</zorder>
  <zorder>lbPinSata</zorder>
  <zorder>line_2</zorder>
  <zorder>rectangle</zorder>
  <zorder>cbPinCpu</zorder>
  <zorder>leFullName</zorder>
  <zorder>cbProizv</zorder>
  <zorder>lbProcProizv</zorder>
  <zorder>lbFullName</zorder>
  <zorder>lbPinVideo</zorder>
  <zorder>lbPower</zorder>
  <zorder>lbPrice</zorder>
  <zorder>btnCancel</zorder>
  <zorder>dateEdit</zorder>
  <zorder>line</zorder>
  <zorder>lbCertificate</zorder>
  <zorder>leKol</zorder>
  <zorder>line_4</zorder>
  <zorder>lbDate</zorder>
  <zorder>lbKol</zorder>
  <zorder>lePower</zorder>
  <zorder>lbFPower</zorder>
  <zorder>cbFPower</zorder>
  <zorder>lePinSata</zorder>
  <zorder>cbPinMain</zorder>
  <zorder>lbLenPower</zorder>
  <zorder>leLenPower</zorder>
  <zorder>cbPinCpuKol</zorder>
  <zorder>cbPinVideoKol</zorder>
  <zorder>cbPinVideo</zorder>
  <zorder>lbPin2</zorder>
  <zorder>lbPin1</zorder>
 </widget>
 <resources/>
 <connections>
  <connection>
   <sender>btnCancel</sender>
   <signal>clicked()</signal>
   <receiver>addChPowerWidg</receiver>
   <slot>close()</slot>
   <hints>
    <hint type="sourcelabel">
     <x>515</x>
     <y>567</y>
    </hint>
    <hint type="destinationlabel">
     <x>438</x>
     <y>300</y>
    </hint>
   </hints>
  </connection>
 </connections>
</ui>
